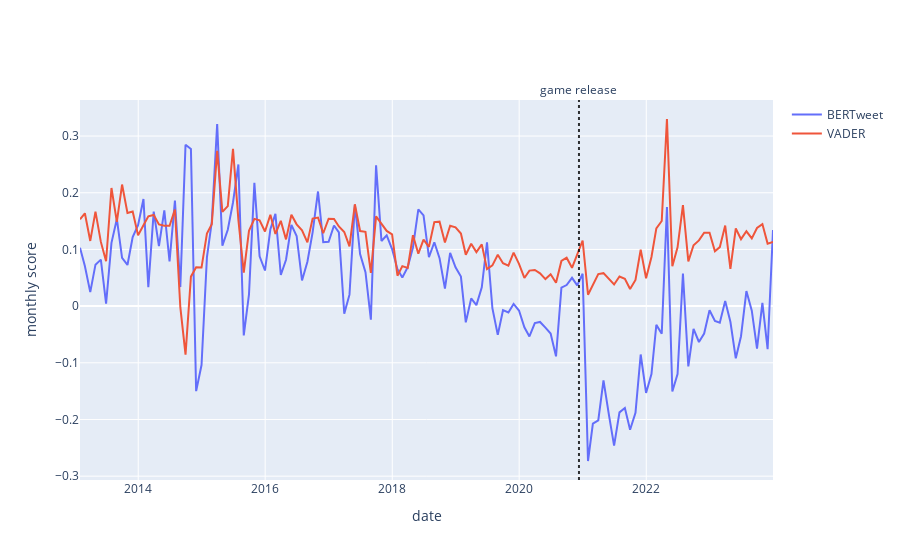

This figure's notebook cell:
### Code cell
import plotly.graph_objects as go
from datetime import datetime

fig3=go.Figure()
# monthly sentiment
monthly_bertweet = go.Scatter(x = df1.index, y = df1["bertweet_labels"], mode="lines", name = "BERTweet")
monthly_vader = go.Scatter(x = df1.index, y = df1["nltk_compound_score"], mode="lines", name = "VADER")

fig3.add_trace(monthly_bertweet)
fig3.add_trace(monthly_vader)
# release date
fig3.add_vline(x = datetime.strptime("2020-12-10", "%Y-%m-%d").timestamp() * 1000,line_dash="dot",line_color="black",opacity=0.8,
              annotation_text="game release",annotation_position="top")
#fig3.update_layout(legend=dict(
#    yanchor="top",
#    y=0.99,
#    xanchor="right",
#    x=0.99
#))
fig3.update_yaxes(title="monthly score")
fig3.update_xaxes(title="date")
fig3.show()

### Figure 1 — Plotly figure (JSON) as saved in the notebook; plotly's stock layout.template omitted (floating-point values rounded to 4 significant figures; data arrays with more than 128 entries replaced by an {"elided": "..."} marker saying what was removed)
{"data": [{"mode": "lines", "name": "BERTweet", "type": "scatter", "x": {"elided": "132 str values"}, "y": {"elided": "132 float values"}}, {"mode": "lines", "name": "VADER", "type": "scatter", "x": {"elided": "132 str values"}, "y": {"elided": "132 float values"}}], "layout": {"annotations": [{"showarrow": false, "text": "game release", "x": 1607554800000, "xanchor": "center", "xref": "x", "y": 1, "yanchor": "bottom", "yref": "y domain"}], "shapes": [{"line": {"color": "black", "dash": "dot"}, "opacity": 0.8, "type": "line", "x0": 1607554800000, "x1": 1607554800000, "xref": "x", "y0": 0, "y1": 1, "yref": "y domain"}], "xaxis": {"title": {"text": "date"}}, "yaxis": {"title": {"text": "monthly score"}}}}
